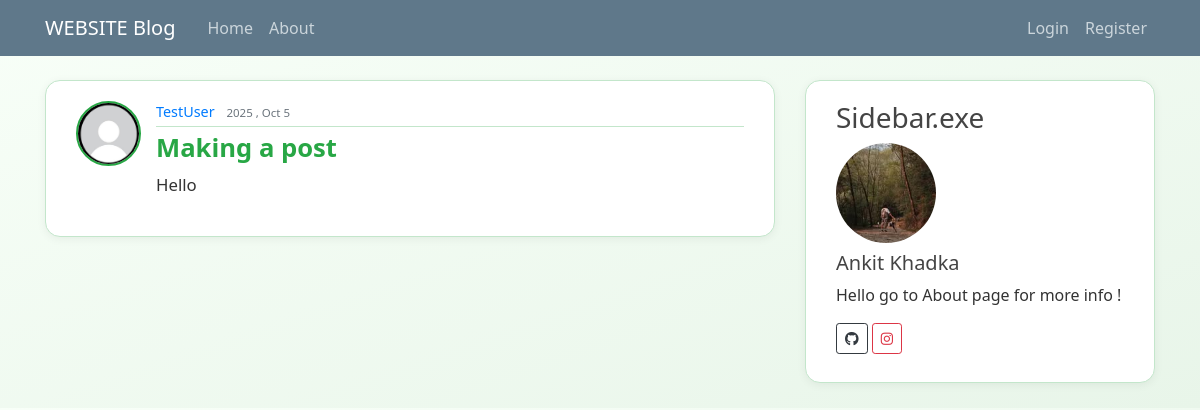
The app's page /detail/30/ with its own data.
### web/models.py (models this page shows, shortened)
class Post(models.Model):
    title = models.CharField(max_length=100)
    content = models.TextField()
    date_posted = models.DateTimeField(default = timezone.now)
    author = models.ForeignKey(User, on_delete=models.CASCADE)

### users/models.py (models this page shows, shortened)
class Profile(models.Model):
    user = models.OneToOneField(User , on_delete=models.CASCADE) # data deleted with the user
    image = models.ImageField(default='default.jpg', upload_to='profile_pics')

### web/views.py (the view)
# urls.py: path('detail/<int:pk>/',views.detail,name='web-detail'),
def detail(request , pk):
    context = {
        'post': Post.objects.get(pk = pk) # or get_object_or_404
    }
    return render(request , 'detail.html',context)

### templates/detail.html (shortened to what this page needs)
{% extends 'base.html' %}
{% block content %}
{% load static %}
<link rel="stylesheet" href="{% static 'css/home.css' %}">
    <article class="media content-section">
            <img class="rounded-circle article-img" src="{{ post.author.profile.image.url }}" alt="">
        <div class="media-body">
            <div class="article-metadata">
            <a class="mr-2" href="{% url 'user-home' post.author.username %}">{{ post.author }}</a>
            <small class="text-muted">{{ post.date_posted | date:"Y , M j" }}</small>
            </div>
            <h2 class="article-title">{{ post.title }}</h2>
            <p class="article-content">{{ post.content }}</p>
        </div>
    </article>
{% endblock content %}

### static/css/main.css (style rules this page uses)
body { background: #fafafa; color: #333333; margin-top: 5rem; }
h1, h2, h3, h4, h5, h6 { color: #444444; }
.content-section { background: #ffffff; padding: 10px 20px; border: 1px solid #dddddd; border-radius: 3px; margin-bottom: 20px; }
.article-title { color: #444444; }
.article-content { white-space: pre-line; }
.article-img { height: 65px; width: 65px; margin-right: 16px; }
.article-metadata { padding-bottom: 1px; margin-bottom: 4px; border-bottom: 1px solid #e3e3e3 }

### static/css/home.css (style rules this page uses)
body { background: linear-gradient(to bottom right, #f8fff8, #e8f5e9); color: #333; font-family: 'Segoe UI', Tahoma, Geneva, Verdana, sans-serif; }
.content-section { background: #ffffff; border: 1px solid #c3e6cb; border-radius: 15px; padding: 20px 30px; margin-bottom: 25px; box-shadow: 0 2px 10px rgba(0, 0, 0, 0.06); transition: transform 0.3s ease, box-shadow 0.3s ease; animation: fadeInUp 0.6s ease-in-out; }
.article-img { height: 65px; width: 65px; border-radius: 50%; border: 2px solid #28a745; margin-right: 15px; transition: transform 0.3s ease, border-color 0.3s ease; }
.article-title { color: #28a745; font-size: 1.6rem; font-weight: 700; text-decoration: none; transition: color 0.2s ease-in; }
.article-metadata { color: #6c757d; font-size: 0.9rem; border-bottom: 1px solid #c3e6cb; margin-bottom: 6px; padding-bottom: 3px; }
.article-content { font-size: 1.05rem; color: #333; line-height: 1.7; }

### records on screen
Post: author.profile.image (placeholder picture), author "TestUser", date_posted "2025 , Oct 5", title "Making a post", content "Hello"
